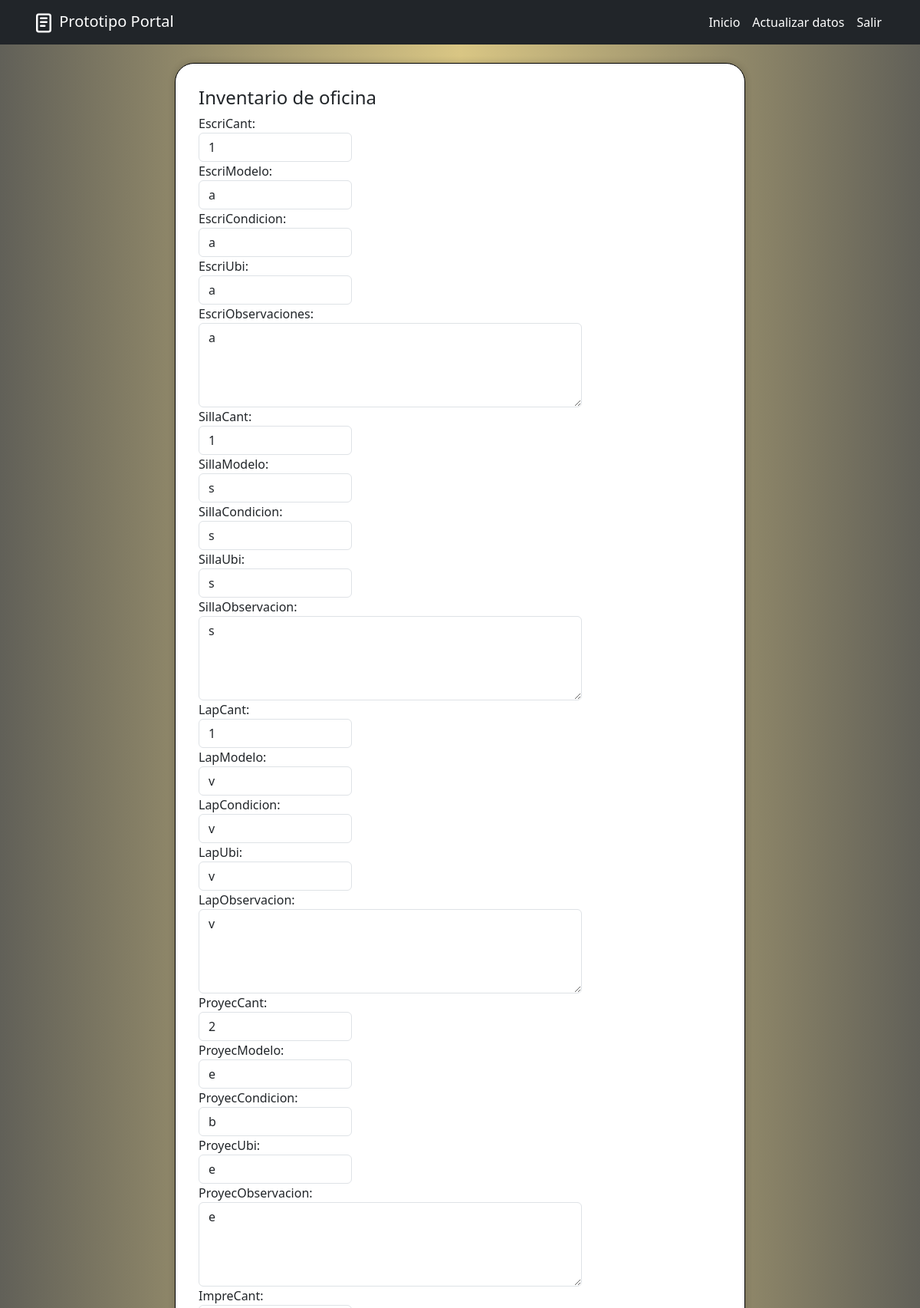
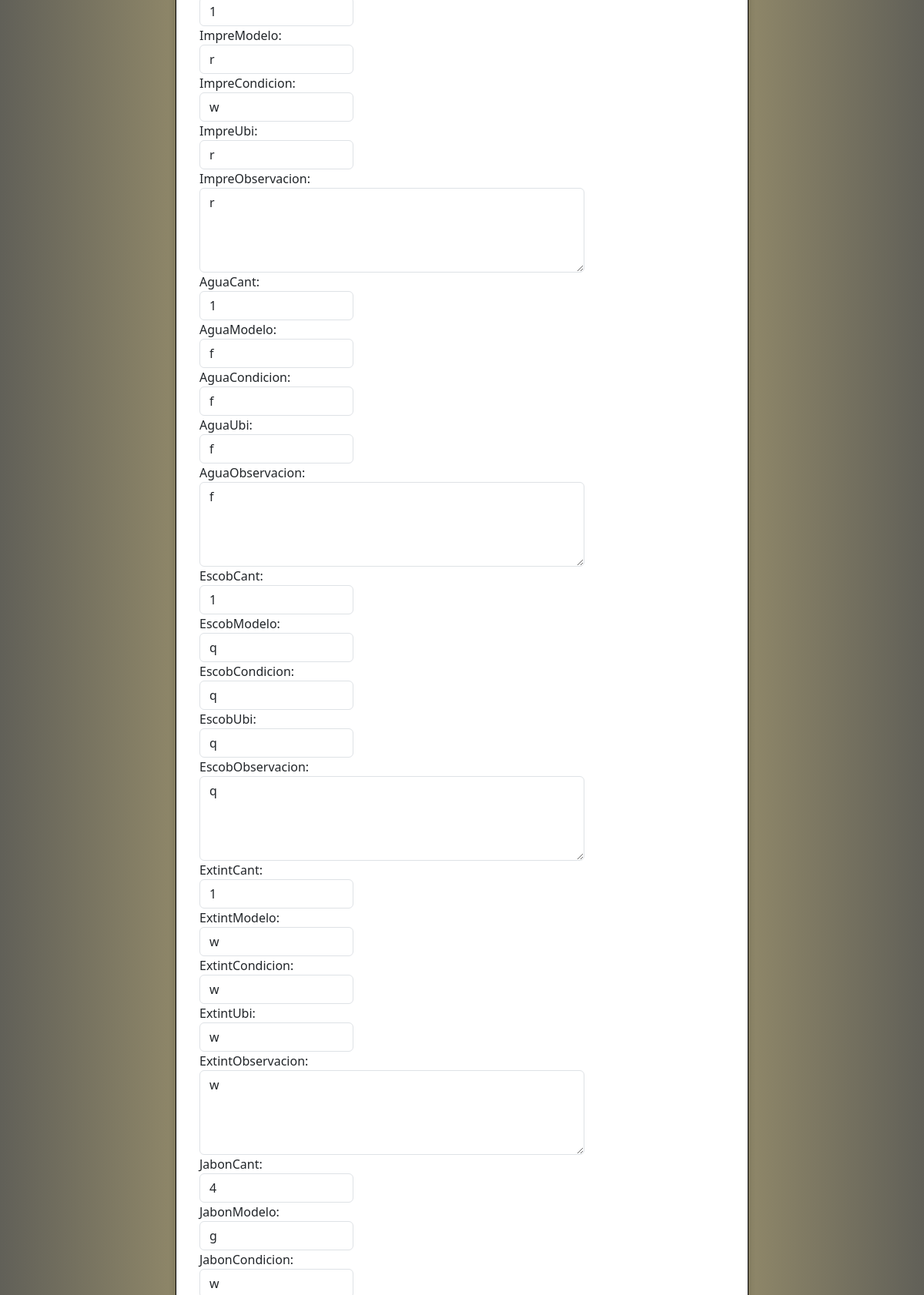
The app's page /inventario_oficina/ (signed in, upper part) with its own data (2 pictures, top to bottom).
### Portal/models.py (models this page shows, shortened)
class inventarioOficina(models.Model):
    user = models.ForeignKey(User, on_delete=models.CASCADE)
    escriCant= models.PositiveIntegerField(validators=[MinValueValidator(0), MaxValueValidator(999)])
    escriModelo = models.CharField(max_length=255)
    escriCondicion = models.CharField(max_length=255)
    escriUbi = models.CharField(max_length=255)
    escriObservaciones = models.TextField(max_length=500)
    sillaCant = models.PositiveBigIntegerField(validators=[MinValueValidator(0), MaxValueValidator(999)])
    sillaModelo = models.CharField(max_length=255)
    sillaCondicion = models.CharField(max_length=255)
    sillaUbi = models.CharField(max_length=255)
    sillaObservacion = models.TextField(max_length=500)
    LapCant = models.PositiveBigIntegerField(validators=[MinValueValidator(0), MaxValueValidator(999)])
    LapModelo = models.CharField(max_length=255)
    LapCondicion = models.CharField(max_length=255)
    LapUbi = models.CharField(max_length=255)
    LapObservacion = models.TextField(max_length=500)
    proyecCant = models.PositiveBigIntegerField(validators=[MinValueValidator(0), MaxValueValidator(999)])
    proyecModelo = models.CharField(max_length=255)
    proyecCondicion = models.CharField(max_length=255)
    proyecUbi = models.CharField(max_length=255)
    proyecObservacion = models.TextField(max_length=500)
    impreCant = models.PositiveBigIntegerField(validators=[MinValueValidator(0), MaxValueValidator(999)])
    impreModelo = models.CharField(max_length=255)
    impreCondicion = models.CharField(max_length=255)
    impreUbi = models.CharField(max_length=255)
    impreObservacion = models.TextField(max_length=500)
    aguaCant = models.PositiveBigIntegerField(validators=[MinValueValidator(0), MaxValueValidator(999)])
    aguaModelo = models.CharField(max_length=255)
    aguaCondicion = models.CharField(max_length=255)
    aguaUbi = models.CharField(max_length=255)
    aguaObservacion = models.TextField(max_length=500)
    escobCant = models.PositiveBigIntegerField(validators=[MinValueValidator(0), MaxValueValidator(999)])
    escobModelo = models.CharField(max_length=255)
    escobCondicion = models.CharField(max_length=255)
    escobUbi = models.CharField(max_length=255)
    escobObservacion = models.TextField(max_length=500)
    extintCant = models.PositiveBigIntegerField(validators=[MinValueValidator(0), MaxValueValidator(999)])
    extintModelo = models.CharField(max_length=255)
    extintCondicion = models.CharField(max_length=255)
    extintUbi = models.CharField(max_length=255)
    extintObservacion = models.TextField(max_length=500)
    jabonCant = models.PositiveBigIntegerField(validators=[MinValueValidator(0), MaxValueValidator(999)])
    jabonModelo = models.CharField(max_length=255)
    jabonCondicion = models.CharField(max_length=255)
    jabonUbi = models.CharField(max_length=255)
    jabonObservacion = models.TextField(max_length=500)
    hojasCant = models.PositiveBigIntegerField(validators=[MinValueValidator(0), MaxValueValidator(999)])
    hojasModelo = models.CharField(max_length=255)
    hojasCondicion = models.CharField(max_length=255)
    hojasUbi = models.CharField(max_length=255)
    hojasObservacion = models.TextField(max_length=500)

### Portal/views.py (the view)
# urls.py: path('inventario_oficina/', views.suplementosOficina, name='inventOfi'),
def suplementosOficina(request):
    datos = inventarioOficina.objects.filter(user=request.user).first()
    if request.method == 'POST':
        if datos:
            form = formInventarioOff(request.POST, instance=datos)
        else:
            form = formInventarioOff(request.POST)
        if form.is_valid():
            instancia = form.save(commit=False)
            instancia.user = request.user  # Asegúrate de asignar el usuario si es necesario
            instancia.save()
            messages.success(request, 'Datos de Inventario de Oficina enviados correctamente')
            return redirect('home')
        else:
            messages.error(request, 'Por favor introdusca valores validos.')
            print(form.errors)
    else:
        if datos:
            form = formInventarioOff(instance=datos)
        else:
            form = formInventarioOff()
    return render(request, 'Documentos/inventOficina.html', {
        'form': form,
        'datos': datos
    })

### Portal/templates/Documentos/inventOficina.html (shortened to what this page needs)
{% extends 'base.html' %}
{% block content %}
<div class="container-fluid mb-4" >
    <div class="row justify-content-center">
        <div class="documentosGenerales-card col-12 col-sm-12 col-md-12 col-lg-8 col-xl-8 ">
            <form action="{% url 'inventOfi' %}" method="post" id="formIO">
                <h4>Inventario de oficina</h4>
                {{form}}
            </form>
        </div>
    </div>
</div>
{% endblock %}

### Portal/static/css/styles.css (style rules this page uses)
body { background: #616058; background: linear-gradient(90deg, rgba(97, 96, 88, 1) 0%, rgba(217, 198, 132, 1) 50%, rgba(97, 96, 88, 1) 100%); }
.documentosGenerales-card { border: 1px solid rgb(0, 0, 0); background-color: #fff; box-shadow: 0 0 10px rgba(0, 0, 0, 0.2); padding: 30px; justify-content: center; border-radius: 25px; }

### records on screen
inventarioOficina: escriCant "1", escriModelo "a", escriCondicion "a", escriUbi "a", escriObservaciones "a", sillaCant "1", sillaModelo "s", sillaCondicion "s", sillaUbi "s", sillaObservacion "s", LapCant "1", LapModelo "v", LapCondicion "v", LapUbi "v", LapObservacion "v", proyecCant "2", proyecModelo "e", proyecCondicion "b", proyecUbi "e", proyecObservacion "e", impreCant "1", impreModelo "r", impreCondicion "w", impreUbi "r", impreObservacion "r", aguaCant "1", aguaModelo "f", aguaCondicion "f", aguaUbi "f", aguaObservacion "f", escobCant "1", escobModelo "q", escobCondicion "q", escobUbi "q", escobObservacion "q", extintCant "1", extintModelo "w", extintCondicion "w", extintUbi "w", extintObservacion "w", jabonCant "4", jabonModelo "g", jabonCondicion "w"
